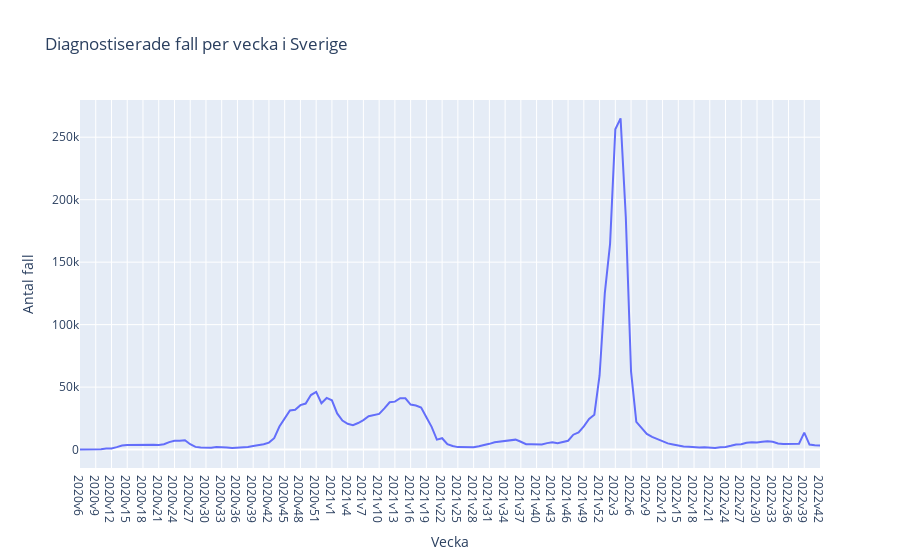

Notebook cell for this chart:
### Code cell
# plot the second graph with Plotly Express
fig = px.line(df_covid19, x="Vecka", y="Antal_fall_vecka", title="Diagnostiserade fall per vecka i Sverige", labels={"Antal_fall_vecka" : "Antal fall"}) 
fig.show()

### Figure 1 — Plotly figure (JSON) as saved in the notebook; plotly's stock layout.template omitted (floating-point values rounded to 4 significant figures; data arrays with more than 128 entries replaced by an {"elided": "..."} marker saying what was removed)
{"data": [{"hovertemplate": "Vecka=%{x}<br>Antal fall=%{y}<extra></extra>", "legendgroup": "", "line": {"color": "#636efa", "dash": "solid"}, "marker": {"symbol": "circle"}, "mode": "lines", "name": "", "orientation": "v", "showlegend": false, "type": "scatter", "x": {"elided": "142 str values"}, "xaxis": "x", "y": {"elided": "142 int values"}, "yaxis": "y"}], "layout": {"legend": {"tracegroupgap": 0}, "title": {"text": "Diagnostiserade fall per vecka i Sverige"}, "xaxis": {"anchor": "y", "domain": [0, 1], "title": {"text": "Vecka"}}, "yaxis": {"anchor": "x", "domain": [0, 1], "title": {"text": "Antal fall"}}}}
